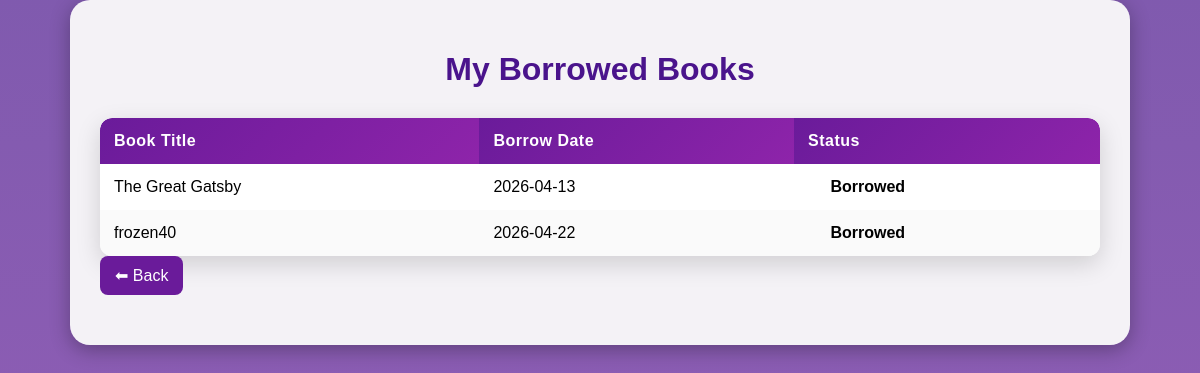
The app's page /student/borrowed_books.php (signed in) with its own data.
### tables this page shows
CREATE TABLE `borrowed_books` (
  `id` int(11) NOT NULL,
  `username` varchar(50) NOT NULL,
  `student_name` varchar(100) NOT NULL,
  `book_title` varchar(255) NOT NULL,
  `author` varchar(255) DEFAULT NULL,
  `borrow_date` date NOT NULL DEFAULT curdate(),
  `return_date` date DEFAULT NULL,
  `status` varchar(20) NOT NULL DEFAULT 'borrowed',
  `due_date` date DEFAULT NULL
);

### student/borrowed_books.php (the view, shortened to what this page needs)
<?php
include("../db.php");
$username = $_SESSION['username'];
$result = mysqli_query($conn, "SELECT * FROM borrowed_books WHERE username='$username'");
?>
<!DOCTYPE html>
<html lang="en">
<head>
</head>
<body>
<div class="container">
<h1>My Borrowed Books</h1>
<?php if (mysqli_num_rows($result) > 0): ?>
<table>
    <thead>
        <tr>
            <th>Book Title</th>
            <th>Borrow Date</th>
            <th>Status</th>
        </tr>
    </thead>
    <tbody>
    <?php while ($row = mysqli_fetch_assoc($result)): ?>
        <tr>
            <td><?= htmlspecialchars($row['book_title']); ?></td>
            <td><?= htmlspecialchars($row['borrow_date']); ?></td>
            <td>
                <span class="status <?= htmlspecialchars($row['status']); ?>">
                    <?= ucfirst(htmlspecialchars($row['status'])); ?>
                </span>
            </td>
        </tr>
    <?php endwhile; ?>
    </tbody>
</table>
<?php else: ?>
    <p class="empty">You haven't borrowed any books yet.</p>
<?php endif; ?>
<a href="students_dashboard.php" class="back-btn">⬅ Back</a>
</div>
</body>
</html>

### student/borrowed_books.php (style rules this page uses)
body { margin: 0; font-family: 'Poppins', sans-serif; background: linear-gradient(rgba(74,20,140,0.7), rgba(106,27,154,0.7)), url('https://images.unsplash.com/photo-1512820790803-83ca734da794') no-repeat center/cover; min-height: 100vh; }
.container { padding: 30px; max-width: 1000px; margin: auto; background: rgba(250, 250, 250, 0.95); border-radius: 20px; box-shadow: 0 5px 20px rgba(0,0,0,0.3); }
h1 { text-align: center; color: #4a148c; margin-bottom: 30px; }
.back-btn { display: inline-block; margin-bottom: 20px; text-decoration: none; background: #6a1b9a; color: white; padding: 10px 15px; border-radius: 8px; transition: 0.3s; }
table { width: 100%; border-collapse: separate; border-spacing: 0; background: white; border-radius: 12px; overflow: hidden; box-shadow: 0 8px 25px rgba(0,0,0,0.15); }
th { background: linear-gradient(135deg, #6a1b9a, #8e24aa); color: white; padding: 14px; text-align: left; font-weight: 600; letter-spacing: 0.5px; }
td { padding: 14px; transition: 0.2s; }
tr:nth-child(even) { background-color: #fafafa; }
table tr:first-child th:first-child { border-top-left-radius: 12px; }
table tr:first-child th:last-child { border-top-right-radius: 12px; }
.status { font-weight: bold; text-transform: capitalize; }
.status::before { content: ''; display: inline-block; width: 10px; height: 10px; border-radius: 50%; margin-right: 8px; }

### records on screen
borrowed_books: book_title "The Great Gatsby", borrow_date "2026-04-13", status "Borrowed"
borrowed_books: book_title "frozen40", borrow_date "2026-04-22", status "Borrowed"
